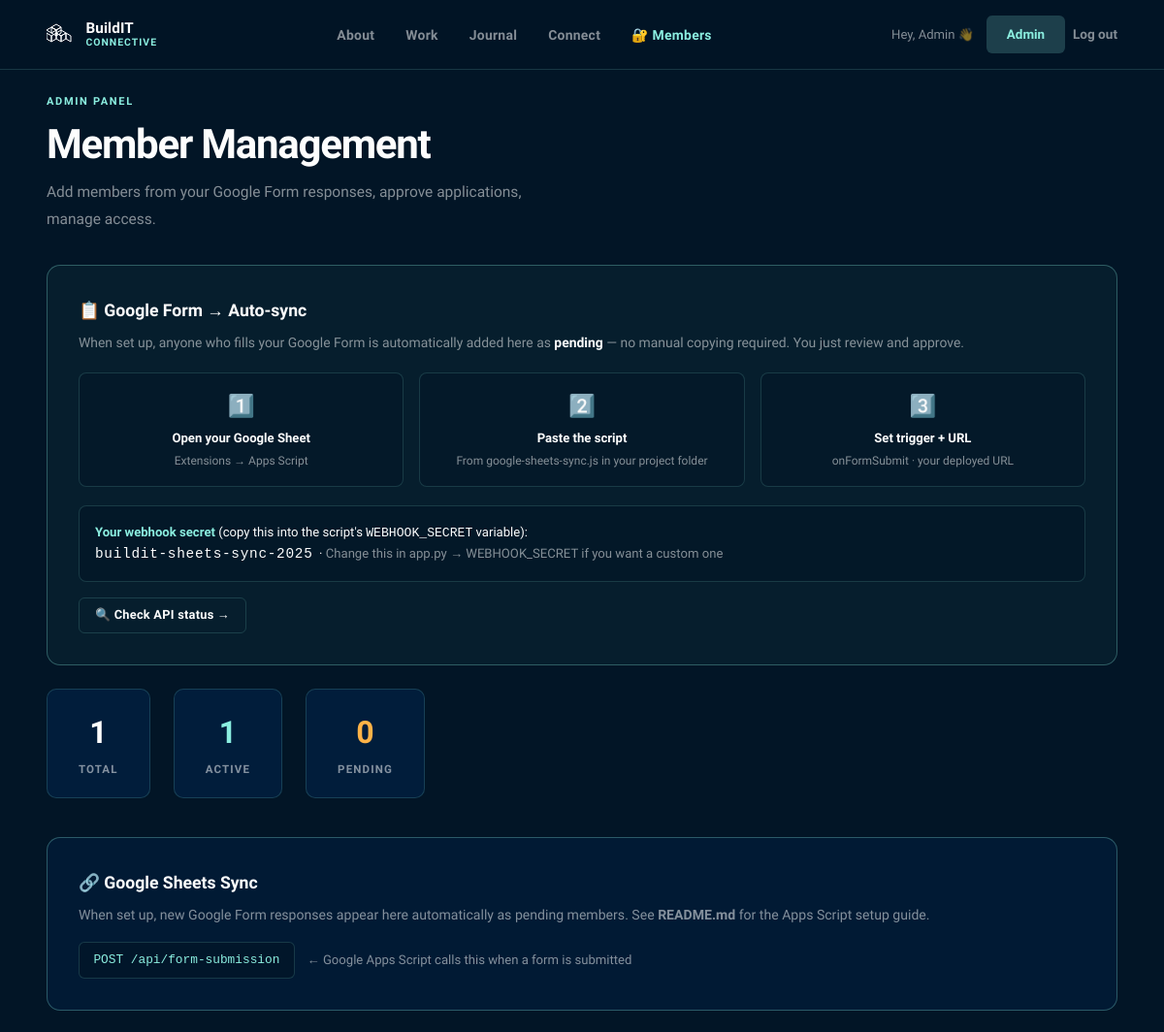
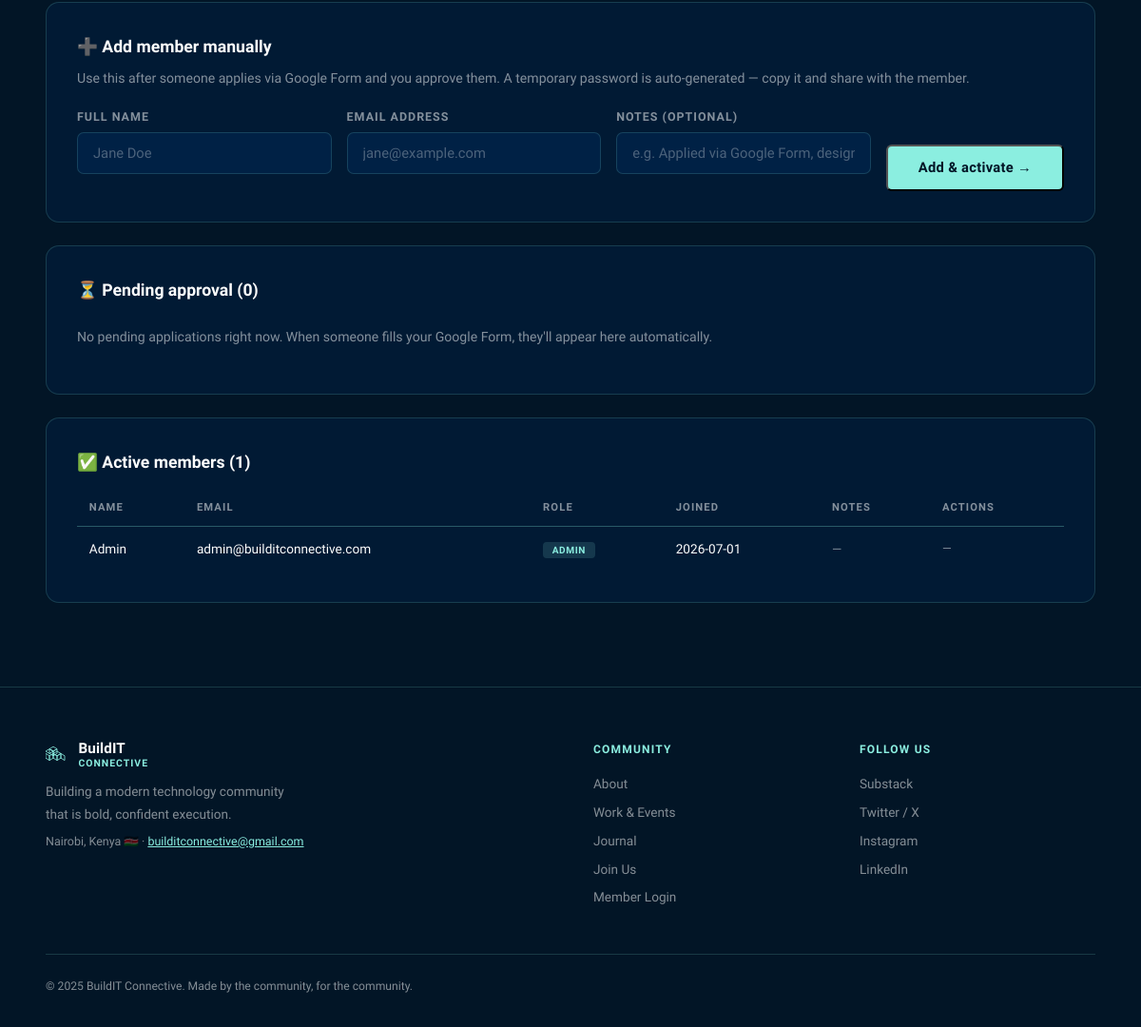
Page /admin (signed in) on the earlier database version (2 pictures, top to bottom).
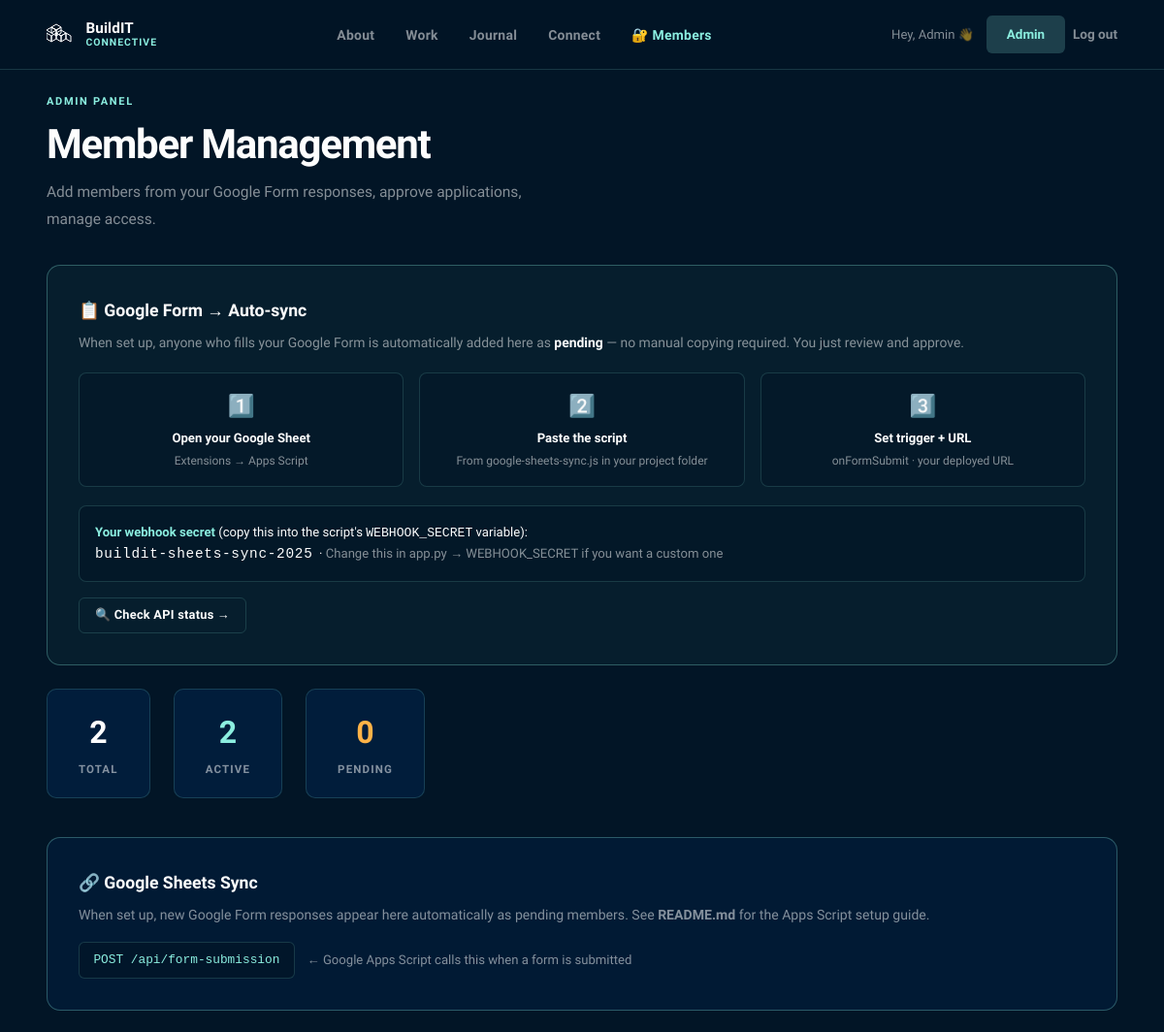
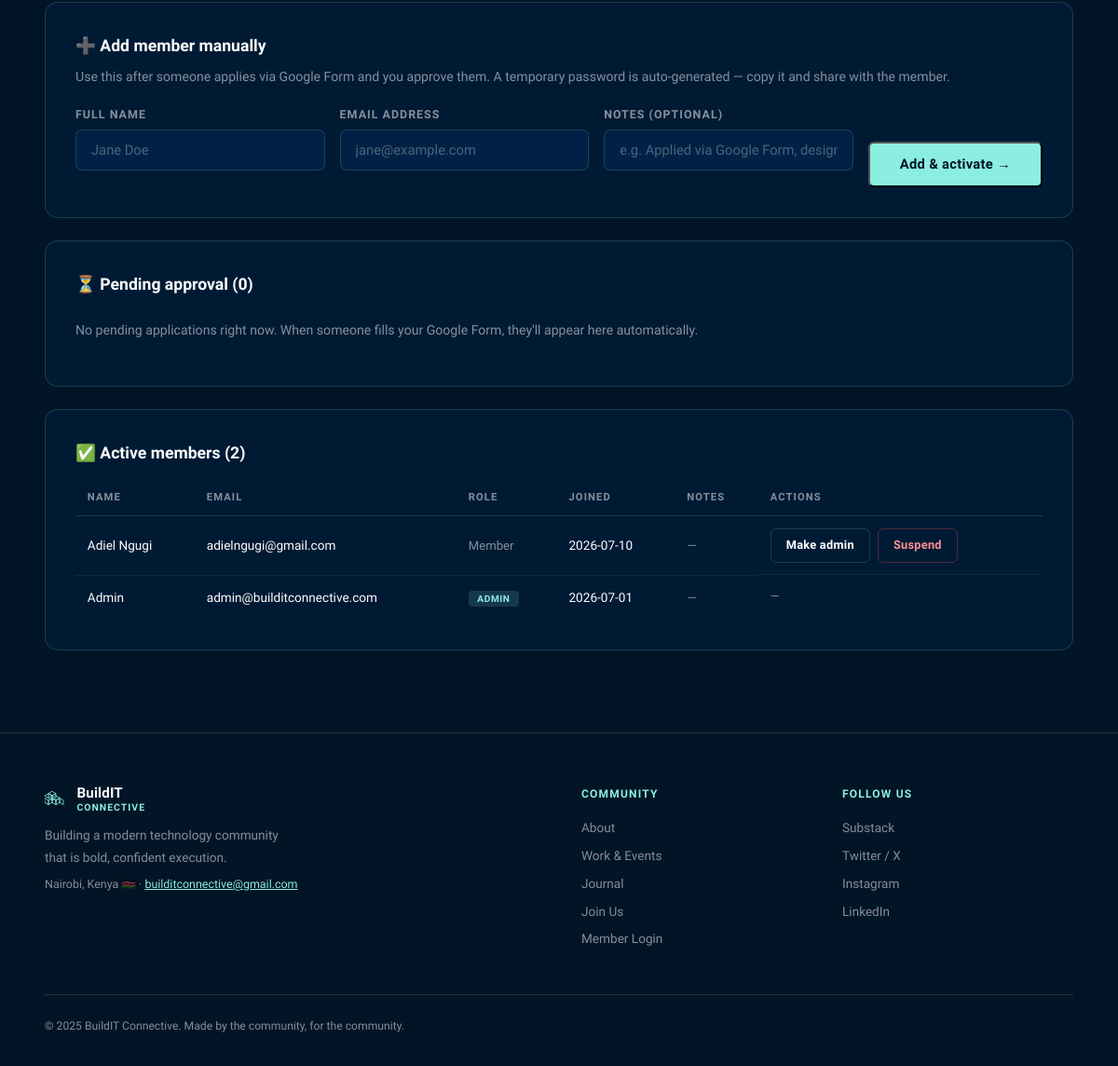
Same page on the later database version (2 pictures, top to bottom).
### tables this page shows
CREATE TABLE members (
            id          INTEGER PRIMARY KEY AUTOINCREMENT,
            name        TEXT NOT NULL,
            email       TEXT NOT NULL UNIQUE,
            password    TEXT NOT NULL,
            role        TEXT DEFAULT 'member',   -- 'member' or 'admin'
            status      TEXT DEFAULT 'pending',  -- 'pending' | 'active' | 'suspended'
            joined_at   TEXT DEFAULT (datetime('now')),
            approved_at TEXT,
            notes       TEXT
        );

### app.py (the view)
@app.route("/admin")
@admin_required
def admin():
    db      = get_db()
    member  = current_member()
    pending = db.execute(
        "SELECT * FROM members WHERE status='pending' ORDER BY joined_at DESC"
    ).fetchall()
    active  = db.execute(
        "SELECT * FROM members WHERE status='active' ORDER BY joined_at DESC"
    ).fetchall()
    new_members = db.execute("""
        SELECT * FROM members
        WHERE status='active'
        AND joined_at >= datetime('now', '-7 days')
        AND role != 'admin'
        ORDER BY joined_at DESC
    """).fetchall()
    all_members = db.execute(
        "SELECT * FROM members ORDER BY joined_at DESC"
    ).fetchall()
    return render_template("admin.html", site=SITE, member=member,
                           pending=pending, active=active,
                           new_members=new_members,
                           all_members=all_members)

### app.py (called while the page is built)
def get_db():
    if "db" not in g:
        g.db = sqlite3.connect(DB_PATH, detect_types=sqlite3.PARSE_DECLTYPES)
        g.db.row_factory = sqlite3.Row
    return g.db

def admin_required(f):
    @wraps(f)
    def decorated(*args, **kwargs):
        if "member_id" not in session:
            return redirect(url_for("login", next=request.path))
        db   = get_db()
        member = db.execute("SELECT * FROM members WHERE id=?",
                            (session["member_id"],)).fetchone()
        if not member or member["role"] != "admin":
            flash("Admin access required.", "error")
            return redirect(url_for("index"))
        return f(*args, **kwargs)
    return decorated

def current_member():
    if "member_id" not in session:
        return None
    return get_db().execute(
        "SELECT * FROM members WHERE id=?", (session["member_id"],)
    ).fetchone()

### templates/admin.html (shortened to what this page needs)
{% extends "base.html" %}
{% block content %}
<div class="admin-wrap">
  <div class="inner">
    <div style="margin-bottom:2rem;">
      <span class="eyebrow">Admin Panel</span>
      <h1 class="section-title">Member Management</h1>
      <p class="section-sub">Add members from your Google Form responses, approve applications, manage access.</p>
    </div>
    <div class="admin-section" style="border-color:rgba(139,238,224,0.3);background:rgba(139,238,224,0.04);">
      <h2>📋 Google Form → Auto-sync</h2>
      <p style="color:var(--muted);font-size:0.87rem;margin-bottom:1.2rem;">
        When set up, anyone who fills your Google Form is automatically added here as <strong style="color:var(--white);">pending</strong> —
        no manual copying required. You just review and approve.
      </p>
      <div style="display:grid;grid-template-columns:repeat(3,1fr);gap:1rem;margin-bottom:1.2rem;">
        <div style="background:rgba(2,21,38,0.5);border:1px solid var(--border);border-radius:8px;padding:1rem;text-align:center;">
          <div style="font-size:1.4rem;margin-bottom:0.3rem;">1️⃣</div>
          <div style="font-size:0.82rem;font-weight:700;margin-bottom:0.2rem;">Open your Google Sheet</div>
          <div style="font-size:0.75rem;color:var(--muted);">Extensions → Apps Script</div>
        </div>
        <div style="background:rgba(2,21,38,0.5);border:1px solid var(--border);border-radius:8px;padding:1rem;text-align:center;">
          <div style="font-size:1.4rem;margin-bottom:0.3rem;">2️⃣</div>
          <div style="font-size:0.82rem;font-weight:700;margin-bottom:0.2rem;">Paste the script</div>
          <div style="font-size:0.75rem;color:var(--muted);">From google-sheets-sync.js in your project folder</div>
        </div>
        <div style="background:rgba(2,21,38,0.5);border:1px solid var(--border);border-radius:8px;padding:1rem;text-align:center;">
          <div style="font-size:1.4rem;margin-bottom:0.3rem;">3️⃣</div>
          <div style="font-size:0.82rem;font-weight:700;margin-bottom:0.2rem;">Set trigger + URL</div>
          <div style="font-size:0.75rem;color:var(--muted);">onFormSubmit · your deployed URL</div>
        </div>
      </div>
      <div style="background:rgba(2,21,38,0.6);border:1px solid var(--border);border-radius:8px;padding:1rem;font-size:0.82rem;">
        <strong style="color:var(--mint);">Your webhook secret</strong> (copy this into the script's <code>WEBHOOK_SECRET</code> variable):<br/>
        <code style="color:var(--white);font-size:0.9rem;letter-spacing:0.05em;">buildit-sheets-sync-2025</code>
        &nbsp;· <span style="color:var(--muted);">Change this in app.py → WEBHOOK_SECRET if you want a custom one</span>
      </div>
      <div style="margin-top:1rem;">
        <a href="/api/status" target="_blank" class="btn-sm ghost">🔍 Check API status →</a>
      </div>
    </div>
    <div class="admin-stats">
      <div class="admin-stat"><div class="admin-stat-val">{{ all_members|length }}</div><div class="admin-stat-label">Total</div></div>
      <div class="admin-stat"><div class="admin-stat-val mint">{{ active|length }}</div><div class="admin-stat-label">Active</div></div>
      <div class="admin-stat"><div class="admin-stat-val" style="color:#ffb347;">{{ pending|length }}</div><div class="admin-stat-label">Pending</div></div>
    </div>
    <div class="admin-section" style="border-color:rgba(139,238,224,0.3);">
      <h2>🔗 Google Sheets Sync</h2>
      <p style="color:var(--muted);font-size:0.88rem;margin-bottom:1rem;">
        When set up, new Google Form responses appear here automatically as pending members.
        See <strong>README.md</strong> for the Apps Script setup guide.
      </p>
      <div style="display:flex;gap:0.8rem;align-items:center;flex-wrap:wrap;">
        <code style="background:rgba(2,21,38,0.6);border:1px solid var(--border);padding:0.5rem 0.9rem;border-radius:6px;font-size:0.8rem;color:var(--mint);">
          POST /api/form-submission
        </code>
        <span style="color:var(--muted);font-size:0.82rem;">← Google Apps Script calls this when a form is submitted</span>
      </div>
    </div>
    <div class="admin-section">
      <h2>➕ Add member manually</h2>
      <p style="color:var(--muted);font-size:0.88rem;margin-bottom:1.2rem;">
        Use this after someone applies via Google Form and you approve them. A temporary password is auto-generated — copy it and share with the member.
      </p>
      <form method="POST" action="/admin/add-member" class="admin-add-form">
        <div class="admin-form-row">
          <div class="field">
            <label>Full name</label>
            <input type="text" name="name" placeholder="Jane Doe" required/>
          </div>
          <div class="field">
            <label>Email address</label>
            <input type="email" name="email" placeholder="jane@example.com" required/>
          </div>
          <div class="field">
            <label>Notes (optional)</label>
            <input type="text" name="notes" placeholder="e.g. Applied via Google Form, designer"/>
          </div>
          <button type="submit" class="btn-primary" style="align-self:flex-end;">Add & activate →</button>
        </div>
      </form>
    </div>
    <div class="admin-section">
      <h2>⏳ Pending approval ({{ pending|length }})</h2>
      {% if pending %}
      <p style="color:var(--muted);font-size:0.85rem;margin-bottom:1rem;">
        These came in via Google Form (auto-synced) or self-registration. Review and approve or delete.
        Approving generates a temp password — copy it and share with the member.
      </p>
      <div class="admin-table-wrap">
        <table class="admin-table">
          <thead><tr><th>Name</th><th>Email</th><th>Source / Notes</th><th>Applied</th><th>Actions</th></tr></thead>
          <tbody>
            {% for m in pending %}
            <tr>
              <td><strong>{{ m.name }}</strong></td>
              <td>{{ m.email }}</td>
              <td style="color:var(--muted);font-size:0.8rem;max-width:200px;">
                {% if m.notes %}
                  {% if 'Google Form' in m.notes %}
                  <span style="color:var(--mint);font-size:0.7rem;font-weight:700;">📋 FORM</span>
                  {% else %}
                  <span style="color:#90c4ff;font-size:0.7rem;font-weight:700;">🔗 SELF-REG</span>
                  {% endif %}
                  <br/>{{ m.notes }}
                {% else %}
                  <span style="color:#90c4ff;font-size:0.7rem;font-weight:700;">🔗 SELF-REG</span>
                {% endif %}
              </td>
              <td>{{ m.joined_at[:10] }}</td>
              <td class="admin-actions">
                <a href="/admin/approve/{{ m.id }}" class="btn-sm primary">✅ Approve</a>
                <form method="POST" action="/admin/delete/{{ m.id }}" style="display:inline;"
                      onsubmit="return confirm('Delete {{ m.name }}? This cannot be undone.')">
                  <button class="btn-sm danger">Delete</button>
                </form>
              </td>
            </tr>
            {% endfor %}
          </tbody>
        </table>
      </div>
      {% else %}
      <p style="color:var(--muted);font-size:0.88rem;padding:1rem 0;">
        No pending applications right now. When someone fills your Google Form, they'll appear here automatically.
      </p>
      {% endif %}
    </div>
    <div class="admin-section">
      <h2>✅ Active members ({{ active|length }})</h2>
      <div class="admin-table-wrap">
        <table class="admin-table">
          <thead><tr><th>Name</th><th>Email</th><th>Role</th><th>Joined</th><th>Notes</th><th>Actions</th></tr></thead>
          <tbody>
            {% for m in active %}
            <tr>
              <td>{{ m.name }}</td>
              <td>{{ m.email }}</td>
              <td>
                {% if m.role == 'admin' %}
                <span class="badge delivered">Admin</span>
                {% else %}
                <span style="color:var(--muted);font-size:0.82rem;">Member</span>
                {% endif %}
              </td>
              <td>{{ (m.approved_at or m.joined_at)[:10] }}</td>
              <td style="color:var(--muted);font-size:0.82rem;">{{ m.notes or '—' }}</td>
              <td class="admin-actions">
                {% if m.role != 'admin' %}
                <a href="/admin/make-admin/{{ m.id }}" class="btn-sm ghost" onclick="return confirm('Make {{ m.name }} an admin?')">Make admin</a>
                <a href="/admin/suspend/{{ m.id }}" class="btn-sm danger-ghost">Suspend</a>
                {% else %}
                <span style="color:var(--muted);font-size:0.78rem;">—</span>
                {% endif %}
              </td>
            </tr>
            {% endfor %}
          </tbody>
        </table>
      </div>
    </div>
  </div>
</div>
{% endblock %}

### templates/base.html (shortened to what this page needs)
<!DOCTYPE html>
<html lang="en">
<head>
  <link rel="stylesheet" href="{{ url_for('static', filename='css/main.css') }}"/>
</head>
<body>
<nav id="navbar">
  <a href="/" class="logo">
    <div class="logo-text">BuildIT<span>Connective</span></div>
  </a>
  <ul class="nav-links" id="nav-links">
    <li><a href="/#about">About</a></li>
    <li><a href="/#work">Work</a></li>
    <li><a href="/#journal">Journal</a></li>
    <li><a href="/#socials">Connect</a></li>
    {% if member %}
    <li><a href="/members" class="nav-member-link">🔐 Members</a></li>
    {% endif %}
  </ul>
  <div class="nav-right">
    {% if member %}
      <span class="nav-greeting">Hey, {{ member.name.split()[0] }} 👋</span>
      {% if member.role == 'admin' %}
        <a href="/admin" class="nav-cta admin">Admin</a>
      {% endif %}
      <a href="/logout" class="nav-ghost">Log out</a>
    {% else %}
      <a href="/login"  class="nav-ghost">Log in</a>
      <a href="{{ site.join_form }}" target="_blank" class="nav-cta">Join us →</a>
    {% endif %}
  </div>
</nav>
{% block content %}{% endblock %}
<footer>
  <div class="footer-inner">
    <div class="footer-brand">
      <div class="logo" style="margin-bottom:0.8rem;">
        <div class="logo-text">BuildIT<span>Connective</span></div>
      </div>
      <p>Building a modern technology community<br>that is bold, confident execution.</p>
      <p style="margin-top:0.4rem;font-size:0.78rem;">{{ site.location }} · <a href="mailto:{{ site.email }}" style="color:var(--mint)">{{ site.email }}</a></p>
    </div>
    <div class="footer-links">
      <div class="footer-col">
        <h4>Community</h4>
        <a href="/#about">About</a>
        <a href="/#work">Work & Events</a>
        <a href="/#journal">Journal</a>
        <a href="{{ site.join_form }}" target="_blank">Join Us</a>
        <a href="/login">Member Login</a>
      </div>
      <div class="footer-col">
        <h4>Follow us</h4>
        <a href="{{ site.socials.substack }}"  target="_blank">Substack</a>
        <a href="{{ site.socials.twitter }}"   target="_blank">Twitter / X</a>
        <a href="{{ site.socials.instagram }}" target="_blank">Instagram</a>
        <a href="{{ site.socials.linkedin }}"  target="_blank">LinkedIn</a>
      </div>
    </div>
  </div>
  <div class="footer-bottom">© 2025 BuildIT Connective. Made by the community, for the community.</div>
</footer>
</body>
</html>

Differences in the rows shown:
added members: name "Adiel Ngugi", email "adielngugi@gmail.com", role "Member", approved_at "2026-07-10", notes "—"
Other differences:
{{ all_members|length }}: "1" → "2"
{{ active|length }}: "1" → "2"
